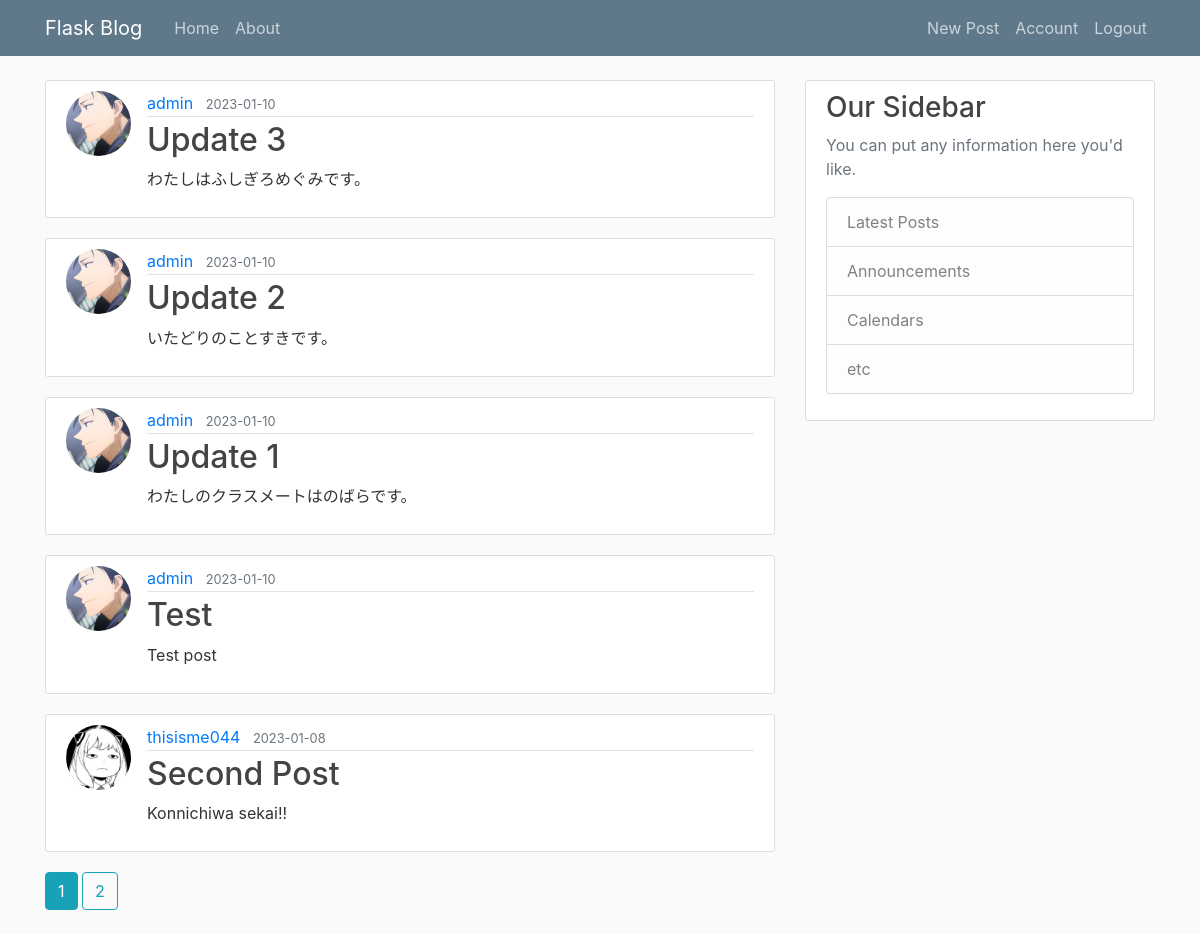
Screenshot of /home (signed in) with the database file from the repository.
### flaskblog/models.py (models this page shows, shortened)
class Post(db.Model):
    id = db.Column(db.Integer, primary_key=True)
    title = db.Column(db.String(100), nullable=False)
    date_posted = db.Column(db.DateTime, nullable=False, default=datetime.utcnow)
    content = db.Column(db.Text, nullable=False)
    user_id = db.Column(db.Integer, db.ForeignKey('user.id'), nullable=False)

class User(db.Model, UserMixin):
    id = db.Column(db.Integer, primary_key=True)
    username = db.Column(db.String(20), unique=True, nullable=False)
    email = db.Column(db.String(120), unique=True, nullable=False)
    image_file = db.Column(db.String(20), nullable=False, default='default.jpg')
    password = db.Column(db.String(60), nullable=False)
    posts = db.relationship('Post', backref='author', lazy=True)

### flaskblog/main/routes.py (the view)
@main.route("/")
@main.route("/home")
def home():
    page = request.args.get('page', 1, type=int)
    posts = Post.query.order_by(Post.date_posted.desc()).paginate(page=page, per_page=5)
    return render_template('home.html', posts=posts)

### flaskblog/models.py (called while the page is built)
@login_manager.user_loader
def load_user(user_id):
    return User.query.get(int(user_id))

### flaskblog/templates/home.html
{% extends "layout.html" %}
{% block content %}
    {% for post in posts.items %}
        <article class="media content-section">
          <img class="rounded-circle article-img" src="{{ url_for('static', filename='profile_pics/' + post.author.image_file) }}">
          <div class="media-body">
            <div class="article-metadata">
              <a class="mr-2" href="{{ url_for('users.user_posts', username=post.author.username) }}">{{ post.author.username }}</a>
              <small class="text-muted">{{ post.date_posted.strftime('%Y-%m-%d') }}</small>
            </div>
            <h2><a class="article-title" href="{{ url_for('posts.post', post_id=post.id) }}">{{ post.title }}</a></h2>
            <p class="article-content">{{ post.content }}</p>
          </div>
        </article>
    {% endfor %}
    {% for page_num in posts.iter_pages(left_edge=1, right_edge=1, left_current=1, right_current=2) %}
      {% if page_num %}
        {% if posts.page == page_num %}
          <a class="btn btn-info mb-4" href="{{ url_for('main.home', page=page_num) }}">{{ page_num }}</a>
        {% else %}
          <a class="btn btn-outline-info mb-4" href="{{ url_for('main.home', page=page_num) }}">{{ page_num }}</a>
        {% endif %}
      {% else %}
        ...
      {% endif %}
    {% endfor %}
{% endblock content %}

### flaskblog/static/main.css (style rules this page uses)
body { background: #fafafa; color: #333333; margin-top: 5rem; }
h1, h2, h3, h4, h5, h6 { color: #444444; }
.content-section { background: #ffffff; padding: 10px 20px; border: 1px solid #dddddd; border-radius: 3px; margin-bottom: 20px; }
.article-title { color: #444444; }
.article-content { white-space: pre-line; }
.article-img { height: 65px; width: 65px; margin-right: 16px; }
.article-metadata { padding-bottom: 1px; margin-bottom: 4px; border-bottom: 1px solid #e3e3e3 }

### rows the page displays
Post: image_file (picture), author.username "admin", date_posted "2023-01-10", title "Update 3", content "わたしはふしぎろめぐみです。"
Post: image_file (picture), author.username "admin", date_posted "2023-01-10", title "Update 2", content "いたどりのことすきです。"
Post: image_file (picture), author.username "admin", date_posted "2023-01-10", title "Update 1", content "わたしのクラスメートはのばらです。"
Post: image_file (picture), author.username "admin", date_posted "2023-01-10", title "Test", content "Test post"
Post: image_file (placeholder picture), author.username "thisisme044", date_posted "2023-01-08", title "Second Post", content "Konnichiwa sekai!!"

### other values shown
{{ page_num }} "1"
{{ page_num }} "2"
